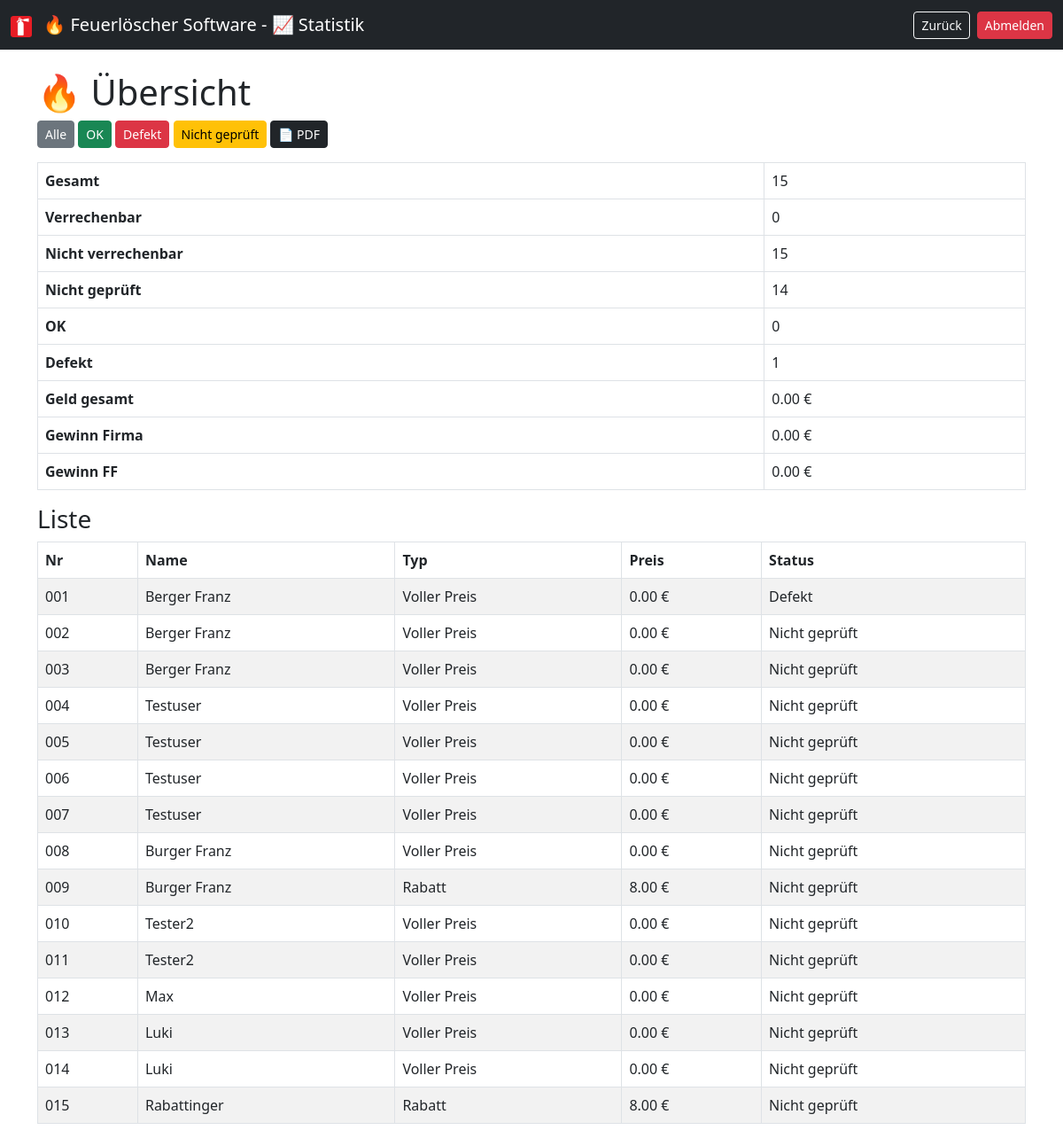
/statistik.php (signed in), run on an earlier commit of the app's database.
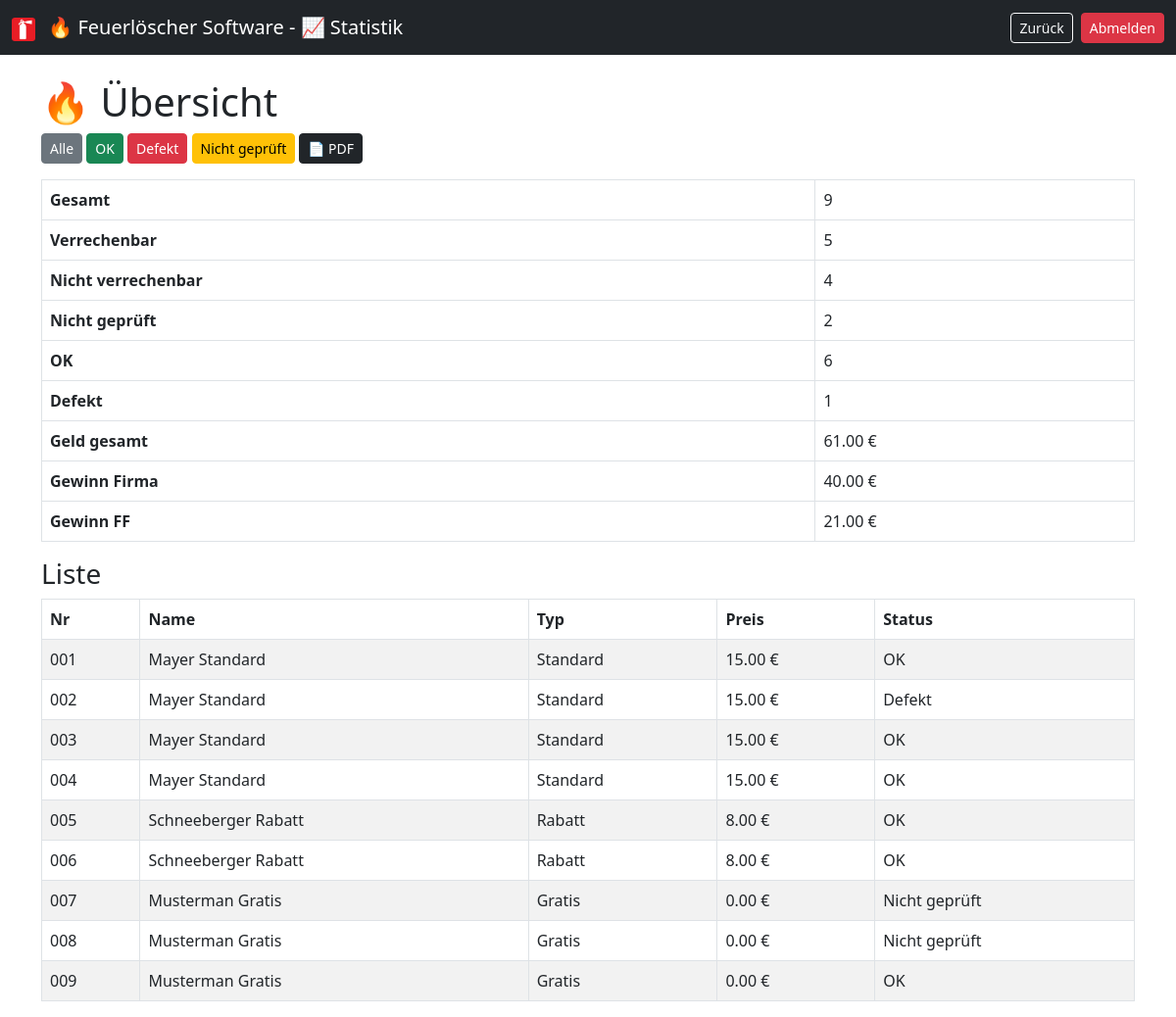
And on a later commit of the database.
### tables this page shows
CREATE TABLE loescher (
    id INTEGER PRIMARY KEY AUTOINCREMENT,
    nummer TEXT UNIQUE,
    name TEXT,
    zeitstempel TEXT,
    typ TEXT,
    preis REAL,
    loeschertyp TEXT,
    menge REAL,
    einheit TEXT,
    etikett_gedruckt INTEGER,
    abholschein_gedruckt INTEGER,
    bezahlt INTEGER,
    geprueft INTEGER,
    abgeholt INTEGER,
    defekt INTEGER,
    info TEXT,
    active INTEGER
);

### statistik.php (the view, shortened to what this page needs)
<?php
$db = getDB();
$statusFilter = $_GET['status'] ?? 'alle';
$result = $db->query("SELECT * FROM loescher");
$allLoscher = [];
while ($row = $result->fetchArray(SQLITE3_ASSOC)) {
    $allLoscher[] = $row;
}
$stats = [
    'gesamt' => 0,
    'verrechenbar' => 0,
    'nicht_verrechenbar' => 0,
    'ok' => 0,
    'defekt' => 0,
    'nicht_geprueft' => 0
];
$gesamtVollerPreis = 0;
function getPreis($typ) {
    switch ($typ) {
        case 'Standard': return PREIS_STANDARD;
        case 'Rabatt': return PREIS_RABATT;
        default: return 0;
    }
}
$gefilterteLoscher = [];
foreach ($allLoscher as $l) {
    if ($l['defekt']) {
        $status = 'defekt';
        $statusText = 'Defekt';
    } elseif (!$l['geprueft']) {
        $status = 'nicht';
        $statusText = 'Nicht geprüft';
    } else {
        $status = 'ok';
        $statusText = 'OK';
    }
    $vollpreis = getPreis($l['typ']);
    $istVerrechenbar = (
        !$l['defekt'] &&
        $l['bezahlt'] &&
        $l['typ'] !== 'Gratis' &&
        $l['geprueft']
    );
    $stats['gesamt']++;
    if ($status === 'defekt') $stats['defekt']++;
    elseif ($status === 'ok') $stats['ok']++;
    elseif ($status === 'nicht') $stats['nicht_geprueft']++;
    if ($istVerrechenbar) {
        $stats['verrechenbar']++;
        $gesamtVollerPreis += $vollpreis;
    } else {
        $stats['nicht_verrechenbar']++;
    }
    $l['statusText'] = $statusText;
    $l['vollpreis'] = $vollpreis;
    $gefilterteLoscher[] = $l;
}
$gesamtGewinnFirma = $stats['verrechenbar'] * PREIS_RABATT;
$gesamtGewinnFF = $gesamtVollerPreis - $gesamtGewinnFirma;
?>
<!DOCTYPE html>
<html>
<head>
<link href="https://cdn.jsdelivr.net/npm/bootstrap@5.3.0/dist/css/bootstrap.min.css" rel="stylesheet">
</head>
<body>
<nav class="navbar navbar-expand-lg navbar-dark bg-dark">
    <div class="container-fluid">
        <span class="navbar-brand">
            <img src="./images/Feuerlöscher.ico" alt="Feuerlöscher" width="24" height="24" class="me-2">
            &#128293; Feuerlöscher Software - &#128200; Statistik
        </span>
        <div class="d-flex gap-2">
            <a href="index.php" class="btn btn-outline-light btn-sm">
                Zurück
            </a>
            <a href="?logout=1" class="btn btn-danger btn-sm">
                Abmelden
            </a>
        </div>
    </div>
</nav>
<div class="container mt-4">
    <h1>&#128293; Übersicht</h1>
    <div class="mb-3">
        <a href="?status=alle" class="btn btn-secondary btn-sm">Alle</a>
        <a href="?status=ok" class="btn btn-success btn-sm">OK</a>
        <a href="?status=defekt" class="btn btn-danger btn-sm">Defekt</a>
        <a href="?status=nicht" class="btn btn-warning btn-sm">Nicht geprüft</a>
        <a href="statistik_export_pdf.php?status=<?= $statusFilter ?>" class="btn btn-dark btn-sm">📄 PDF</a>
    </div>
    <table class="table table-bordered w-100">
        <tr><th>Gesamt</th><td><?= $stats['gesamt'] ?></td></tr>
        <tr><th>Verrechenbar</th><td><?= $stats['verrechenbar'] ?></td></tr>
        <tr><th>Nicht verrechenbar</th><td><?= $stats['nicht_verrechenbar'] ?></td></tr>
        <tr><th>Nicht geprüft</th><td><?= $stats['nicht_geprueft'] ?></td></tr>
        <tr><th>OK</th><td><?= $stats['ok'] ?></td></tr>
        <tr><th>Defekt</th><td><?= $stats['defekt'] ?></td></tr>
        <tr><th>Geld gesamt</th><td><?= number_format($gesamtVollerPreis,2) ?> €</td></tr>
        <tr><th>Gewinn Firma</th><td><?= number_format($gesamtGewinnFirma,2) ?> €</td></tr>
        <tr><th>Gewinn FF</th><td><?= number_format($gesamtGewinnFF,2) ?> €</td></tr>
    </table>
    <h3>Liste</h3>
    <table class="table table-striped table-bordered">
        <thead>
            <tr>
                <th>Nr</th>
                <th>Name</th>
                <th>Typ</th>
                <th>Preis</th>
                <th>Status</th>
            </tr>
        </thead>
        <tbody>
            <?php foreach ($gefilterteLoscher as $v): ?>
            <?php
                if ($v['defekt']) $class='status-defekt';
                elseif (!$v['geprueft']) $class='status-nicht';
                else $class='status-ok';
            ?>
            <tr class="<?= $class ?>">
                <td><?= sprintf("%03d",$v['nummer']) ?></td>
                <td><?= htmlspecialchars($v['name']) ?></td>
                <td><?= $v['typ'] ?></td>
                <td><?= number_format($v['vollpreis'],2) ?> €</td>
                <td><?= $v['statusText'] ?></td>
            </tr>
            <?php endforeach; ?>
        </tbody>
    </table>
</div>
</body>
</html>

### statistik.php (style rules this page uses)
.status-ok { background-color: #d4edda; }
.status-defekt { background-color: #f8d7da; }
.status-nicht { background-color: #fff3cd; }

What changed in the data, as far as the page shows it:
removed loescher: preis "15", id "14", nummer "014", name "Luki", typ "Voller Preis", abgeholt "0.00", statusText "Nicht geprüft"
removed loescher: nummer "010", name "Tester2", typ "Voller Preis", abgeholt "0.00", statusText "Nicht geprüft"
removed loescher: nummer "011", name "Tester2", typ "Voller Preis", abgeholt "0.00", statusText "Nicht geprüft"
removed loescher: nummer "012", name "Max", typ "Voller Preis", abgeholt "0.00", statusText "Nicht geprüft"
removed loescher: nummer "013", name "Luki", typ "Voller Preis", abgeholt "0.00", statusText "Nicht geprüft"
removed loescher: nummer "015", name "Rabattinger", typ "Rabatt", preis "8.00", statusText "Nicht geprüft"
changed loescher (number 1 of 9 on the later page): defekt 1 → 0 (drawn); name "Berger Franz" → "Mayer Standard"; typ "Voller Preis" → "Standard"; preis "0.00" → "15.00"; statusText "Defekt" → "OK"
changed loescher (number 2 of 9 on the later page): defekt 0 → 1 (drawn); name "Berger Franz" → "Mayer Standard"; typ "Voller Preis" → "Standard"; preis "0.00" → "15.00"; statusText "Nicht geprüft" → "Defekt"
changed loescher (number 3 of 9 on the later page): geprueft 0 → 1 (drawn); name "Berger Franz" → "Mayer Standard"; typ "Voller Preis" → "Standard"; preis "0.00" → "15.00"; statusText "Nicht geprüft" → "OK"
changed loescher (number 4 of 9 on the later page): geprueft 0 → 1 (drawn); name "Testuser" → "Mayer Standard"; typ "Voller Preis" → "Standard"; preis "0.00" → "15.00"; statusText "Nicht geprüft" → "OK"
changed loescher (number 5 of 9 on the later page): geprueft 0 → 1 (drawn); name "Testuser" → "Schneeberger Rabatt"; typ "Voller Preis" → "Rabatt"; preis "0.00" → "8.00"; statusText "Nicht geprüft" → "OK"
changed loescher (number 6 of 9 on the later page): geprueft 0 → 1 (drawn); name "Testuser" → "Schneeberger Rabatt"; typ "Voller Preis" → "Rabatt"; preis "0.00" → "8.00"; statusText "Nicht geprüft" → "OK"
changed loescher (number 7 of 9 on the later page): name "Testuser" → "Musterman Gratis"; typ "Voller Preis" → "Gratis"
changed loescher (number 8 of 9 on the later page): name "Burger Franz" → "Musterman Gratis"; typ "Voller Preis" → "Gratis"
changed loescher (number 9 of 9 on the later page): geprueft 0 → 1 (drawn); name "Burger Franz" → "Musterman Gratis"; typ "Rabatt" → "Gratis"; preis "8.00" → "0.00"; statusText "Nicht geprüft" → "OK"
Also different on the page:
$stats['gesamt']: (not shown) → "9"
$stats['verrechenbar']: "0" → "5"
$stats['nicht_verrechenbar']: (not shown) → "4"
$stats['nicht_geprueft']: (not shown) → "2"
$stats['ok']: "0" → "6"
$gesamtVollerPreis: "0.00" → "61.00"
$gesamtGewinnFirma: "0.00" → "40.00"
$gesamtGewinnFF: "0.00" → "21.00"
